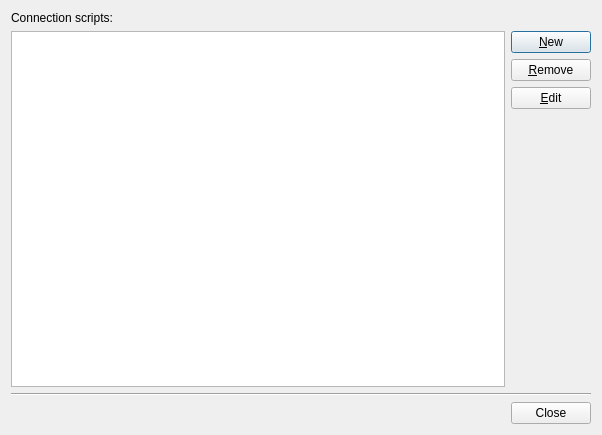
<?xml version="1.0" encoding="UTF-8"?>
<ui version="4.0">
 <class>dialog_ManageConnectionScripts</class>
 <widget class="QDialog" name="dialog_ManageConnectionScripts">
  <property name="geometry">
   <rect>
    <x>0</x>
    <y>0</y>
    <width>602</width>
    <height>435</height>
   </rect>
  </property>
  <property name="windowTitle">
   <string>Manage IRC Server Connection Scripts</string>
  </property>
  <layout class="QVBoxLayout" name="verticalLayout">
   <item>
    <widget class="QLabel" name="label">
     <property name="text">
      <string>Connection scripts:</string>
     </property>
    </widget>
   </item>
   <item>
    <layout class="QHBoxLayout" name="horizontalLayout">
     <item>
      <widget class="QTreeView" name="treeView_ConnectionScripts">
       <property name="font">
        <font>
         <family>MS Shell Dlg 2</family>
         <pointsize>10</pointsize>
        </font>
       </property>
       <property name="selectionMode">
        <enum>QAbstractItemView::SingleSelection</enum>
       </property>
       <property name="selectionBehavior">
        <enum>QAbstractItemView::SelectRows</enum>
       </property>
       <property name="indentation">
        <number>10</number>
       </property>
       <property name="uniformRowHeights">
        <bool>false</bool>
       </property>
       <attribute name="headerVisible">
        <bool>true</bool>
       </attribute>
       <attribute name="headerDefaultSectionSize">
        <number>128</number>
       </attribute>
      </widget>
     </item>
     <item>
      <layout class="QVBoxLayout" name="verticalLayout_3">
       <property name="spacing">
        <number>6</number>
       </property>
       <item>
        <widget class="QPushButton" name="pushButton_New">
         <property name="text">
          <string>&amp;New</string>
         </property>
        </widget>
       </item>
       <item>
        <widget class="QPushButton" name="pushButton_Remove">
         <property name="text">
          <string>&amp;Remove</string>
         </property>
        </widget>
       </item>
       <item>
        <widget class="QPushButton" name="pushButton_Edit">
         <property name="text">
          <string>&amp;Edit</string>
         </property>
        </widget>
       </item>
       <item>
        <spacer name="verticalSpacer">
         <property name="orientation">
          <enum>Qt::Vertical</enum>
         </property>
         <property name="sizeHint" stdset="0">
          <size>
           <width>20</width>
           <height>40</height>
          </size>
         </property>
        </spacer>
       </item>
      </layout>
     </item>
    </layout>
   </item>
   <item>
    <widget class="Line" name="line">
     <property name="orientation">
      <enum>Qt::Horizontal</enum>
     </property>
    </widget>
   </item>
   <item>
    <widget class="QDialogButtonBox" name="buttonBox">
     <property name="orientation">
      <enum>Qt::Horizontal</enum>
     </property>
     <property name="standardButtons">
      <set>QDialogButtonBox::Close</set>
     </property>
    </widget>
   </item>
  </layout>
 </widget>
 <tabstops>
  <tabstop>treeView_ConnectionScripts</tabstop>
  <tabstop>pushButton_New</tabstop>
  <tabstop>pushButton_Remove</tabstop>
  <tabstop>pushButton_Edit</tabstop>
 </tabstops>
 <resources/>
 <connections>
  <connection>
   <sender>buttonBox</sender>
   <signal>accepted()</signal>
   <receiver>dialog_ManageConnectionScripts</receiver>
   <slot>accept()</slot>
   <hints>
    <hint type="sourcelabel">
     <x>248</x>
     <y>254</y>
    </hint>
    <hint type="destinationlabel">
     <x>157</x>
     <y>274</y>
    </hint>
   </hints>
  </connection>
  <connection>
   <sender>buttonBox</sender>
   <signal>rejected()</signal>
   <receiver>dialog_ManageConnectionScripts</receiver>
   <slot>reject()</slot>
   <hints>
    <hint type="sourcelabel">
     <x>316</x>
     <y>260</y>
    </hint>
    <hint type="destinationlabel">
     <x>286</x>
     <y>274</y>
    </hint>
   </hints>
  </connection>
 </connections>
</ui>
